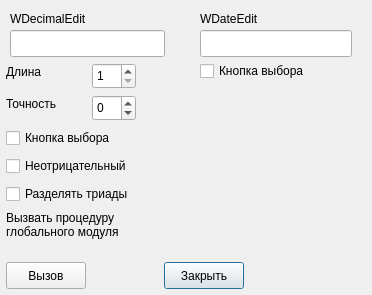
<?xml version="1.0" encoding="UTF-8"?>
<ui version="4.0">
 <class>Dialog</class>
 <widget class="QDialog" name="Dialog">
  <property name="geometry">
   <rect>
    <x>0</x>
    <y>0</y>
    <width>372</width>
    <height>295</height>
   </rect>
  </property>
  <property name="sizePolicy">
   <sizepolicy hsizetype="MinimumExpanding" vsizetype="MinimumExpanding">
    <horstretch>0</horstretch>
    <verstretch>0</verstretch>
   </sizepolicy>
  </property>
  <property name="minimumSize">
   <size>
    <width>372</width>
    <height>295</height>
   </size>
  </property>
  <widget class="QLabel" name="label_3">
   <property name="geometry">
    <rect>
     <x>10</x>
     <y>10</y>
     <width>94</width>
     <height>18</height>
    </rect>
   </property>
   <property name="sizePolicy">
    <sizepolicy hsizetype="Preferred" vsizetype="Maximum">
     <horstretch>0</horstretch>
     <verstretch>0</verstretch>
    </sizepolicy>
   </property>
   <property name="text">
    <string>WDecimalEdit</string>
   </property>
  </widget>
  <widget class="QLabel" name="label_4">
   <property name="geometry">
    <rect>
     <x>200</x>
     <y>10</y>
     <width>71</width>
     <height>18</height>
    </rect>
   </property>
   <property name="sizePolicy">
    <sizepolicy hsizetype="Preferred" vsizetype="Maximum">
     <horstretch>0</horstretch>
     <verstretch>0</verstretch>
    </sizepolicy>
   </property>
   <property name="text">
    <string>WDateEdit</string>
   </property>
  </widget>
  <widget class="QCheckBox" name="dteShowSelector">
   <property name="geometry">
    <rect>
     <x>200</x>
     <y>60</y>
     <width>130</width>
     <height>22</height>
    </rect>
   </property>
   <property name="text">
    <string>Кнопка выбора</string>
   </property>
  </widget>
  <widget class="QPushButton" name="Close">
   <property name="geometry">
    <rect>
     <x>164</x>
     <y>262</y>
     <width>80</width>
     <height>27</height>
    </rect>
   </property>
   <property name="sizePolicy">
    <sizepolicy hsizetype="Fixed" vsizetype="Fixed">
     <horstretch>0</horstretch>
     <verstretch>0</verstretch>
    </sizepolicy>
   </property>
   <property name="text">
    <string>Закрыть</string>
   </property>
  </widget>
  <widget class="QPushButton" name="testGm">
   <property name="geometry">
    <rect>
     <x>6</x>
     <y>262</y>
     <width>80</width>
     <height>27</height>
    </rect>
   </property>
   <property name="text">
    <string>Вызов</string>
   </property>
  </widget>
  <widget class="QCheckBox" name="dceNonNegative">
   <property name="geometry">
    <rect>
     <x>6</x>
     <y>155</y>
     <width>149</width>
     <height>22</height>
    </rect>
   </property>
   <property name="text">
    <string>Неотрицательный</string>
   </property>
  </widget>
  <widget class="QCheckBox" name="dceSeparateThousands">
   <property name="geometry">
    <rect>
     <x>6</x>
     <y>183</y>
     <width>149</width>
     <height>22</height>
    </rect>
   </property>
   <property name="text">
    <string>Разделять триады</string>
   </property>
  </widget>
  <widget class="QLabel" name="label_5">
   <property name="geometry">
    <rect>
     <x>6</x>
     <y>211</y>
     <width>143</width>
     <height>35</height>
    </rect>
   </property>
   <property name="text">
    <string>Вызвать процедуру глобального модуля</string>
   </property>
   <property name="alignment">
    <set>Qt::AlignLeading|Qt::AlignLeft|Qt::AlignTop</set>
   </property>
   <property name="wordWrap">
    <bool>true</bool>
   </property>
  </widget>
  <widget class="QCheckBox" name="dceShowSelector">
   <property name="geometry">
    <rect>
     <x>6</x>
     <y>127</y>
     <width>130</width>
     <height>22</height>
    </rect>
   </property>
   <property name="text">
    <string>Кнопка выбора</string>
   </property>
  </widget>
  <widget class="QLabel" name="label">
   <property name="geometry">
    <rect>
     <x>6</x>
     <y>63</y>
     <width>42</width>
     <height>18</height>
    </rect>
   </property>
   <property name="text">
    <string>Длина</string>
   </property>
  </widget>
  <widget class="QLabel" name="label_2">
   <property name="geometry">
    <rect>
     <x>6</x>
     <y>95</y>
     <width>64</width>
     <height>18</height>
    </rect>
   </property>
   <property name="text">
    <string>Точность</string>
   </property>
  </widget>
  <widget class="QSpinBox" name="dceTotalDigits">
   <property name="geometry">
    <rect>
     <x>92</x>
     <y>63</y>
     <width>44</width>
     <height>26</height>
    </rect>
   </property>
   <property name="minimum">
    <number>1</number>
   </property>
   <property name="maximum">
    <number>28</number>
   </property>
  </widget>
  <widget class="QSpinBox" name="dceFractionDigits">
   <property name="geometry">
    <rect>
     <x>92</x>
     <y>95</y>
     <width>44</width>
     <height>26</height>
    </rect>
   </property>
   <property name="minimum">
    <number>-1</number>
   </property>
   <property name="maximum">
    <number>28</number>
   </property>
  </widget>
  <widget class="WDateEdit" name="dateEdit">
   <property name="geometry">
    <rect>
     <x>200</x>
     <y>30</y>
     <width>152</width>
     <height>27</height>
    </rect>
   </property>
  </widget>
  <widget class="WDecimalEdit" name="decimalEdit">
   <property name="geometry">
    <rect>
     <x>10</x>
     <y>30</y>
     <width>155</width>
     <height>27</height>
    </rect>
   </property>
  </widget>
 </widget>
 <customwidgets>
  <customwidget>
   <class>WDateEdit</class>
   <extends>QLineEdit</extends>
   <header>wic.widgets.w_date_edit</header>
  </customwidget>
  <customwidget>
   <class>WDecimalEdit</class>
   <extends>QLineEdit</extends>
   <header>wic.widgets.w_decimal_edit</header>
  </customwidget>
 </customwidgets>
 <tabstops>
  <tabstop>decimalEdit</tabstop>
  <tabstop>dateEdit</tabstop>
  <tabstop>dceTotalDigits</tabstop>
  <tabstop>dceFractionDigits</tabstop>
  <tabstop>dceShowSelector</tabstop>
  <tabstop>dceNonNegative</tabstop>
  <tabstop>dceSeparateThousands</tabstop>
  <tabstop>dteShowSelector</tabstop>
  <tabstop>testGm</tabstop>
  <tabstop>Close</tabstop>
 </tabstops>
 <resources/>
 <connections>
  <connection>
   <sender>Close</sender>
   <signal>clicked()</signal>
   <receiver>Dialog</receiver>
   <slot>close()</slot>
   <hints>
    <hint type="sourcelabel">
     <x>327</x>
     <y>271</y>
    </hint>
    <hint type="destinationlabel">
     <x>185</x>
     <y>147</y>
    </hint>
   </hints>
  </connection>
 </connections>
</ui>
